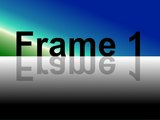
#> input picture mjpg-streamer-master/mjpg-streamer-experimental/plugins/input_testpicture/pictures/160x120_1.jpg, 160 x 120 px, given in place of the camera
$ python color_detection.py
#> lines starting #> are read from the running program, lines starting #| are printed output that depends on the picture; after the words box and inside, x2 and y2 are one past the last pixel; in counts of white or black regions, pixels touching at a corner belong together
import cv2
import numpy as np #导入库
blue_lower = np.array([100,43,46])
blue_upper = np.array([124,255,255]) #设置颜色区间
cap = cv2.VideoCapture(0)						#使用opencv获取摄像头
cap.set(3, 320)									#设置图像的宽为320像素
cap.set(4, 320)									#设置图像的高为320像素
while 1: #进入无线循环
	ret,frame = cap.read() #将摄像头拍摄到的画面作为frame的值
#> frame is the input picture: shape (120, 160, 3); mean B, G, R 114.9, 90.1, 63
	if ret == 1:  # 判断摄像头是否工作
		frame = cv2.GaussianBlur(frame,(5,5),0) #高斯滤波GaussianBlur() 让图片模糊
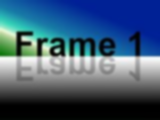
#> frame: shape (120, 160, 3); mean B, G, R 114.8, 90.1, 63
		hsv = cv2.cvtColor(frame,cv2.COLOR_BGR2HSV) #将图片的色域转换为HSV的样式 以便检测
#> hsv: shape (120, 160, 3); mean H, S, V 55.7, 107.4, 118.4
		mask = cv2.inRange(hsv,blue_lower,blue_upper)  #设置阈值，去除背景 保留所设置的颜色
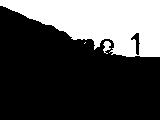
#> mask: shape (120, 160); 30.1% white; 3 white regions (1 under 20 px), largest, box (x1, y1, x2, y2) and area: (0, 0, 160, 57) 5716, (103, 41, 111, 54) 63

		mask = cv2.erode(mask,None,iterations=2) #显示腐蚀后的图像
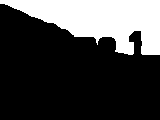
#> mask: shape (120, 160); 26.6% white; 1 white region
		mask = cv2.GaussianBlur(mask,(3,3),0) #高斯模糊
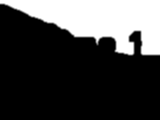
#> mask: shape (120, 160); min 0, max 255, mean 67.8
		res = cv2.bitwise_and(frame,frame,mask=mask) #图像合并
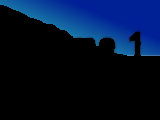
#> res: shape (120, 160, 3); mean B, G, R 43.1, 16.8, 2.3

		cnts = cv2.findContours(mask.copy(),cv2.RETR_EXTERNAL,cv2.CHAIN_APPROX_SIMPLE)[-2] #边缘检测
#> cnts = 1 contour; box (x1, y1, x2, y2) and area: (0, 0, 160, 56) 5171

		if len(cnts) >0 : #通过边缘检测来确定所识别物体的位置信息得到相对坐标
			cnt = max(cnts,key=cv2.contourArea)
#> cnt = contour of 93 points, box (x1, y1, x2, y2) (0, 0, 160, 56), area 5171
			(x,y),radius = cv2.minEnclosingCircle(cnt)
#> x = 79.5; y = 27.5; radius = 84.12
			cv2.circle(frame,(int(x),int(y)),int(radius),(255,0,255),2) #画出一个圆
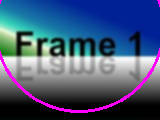
#> frame: shape (120, 160, 3); 3.4% of pixels changed, all inside (x1, y1, x2, y2) = (0, 0, 160, 113)
			print(int(x),int(y))
#| 79 27
		else:
			pass
		cv2.imshow('frame',frame) #将具体的测试效果显示出来
		cv2.imshow('mask',mask)
		cv2.imshow('res',res)
		if cv2.waitKey(1) == ord('q'):  # 当按键按下q键时退出
#> (key q is pressed here)
			break

cap.release()
cv2.destroyAllWindows() #后面两句是常规操作,每次使用摄像头都需要这样设置一波
